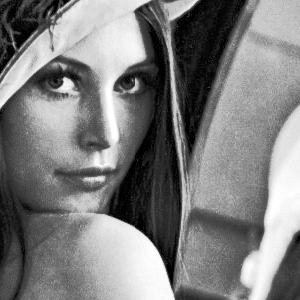
#> input picture proj_3/0302/HEImage_c.bmp, 300 x 300 px
$ python proj_03-02-a.py
#> lines starting #> are read from the running program, lines starting #| are printed output that depends on the picture
# Write a computer program for computing
# the histogram of an image.

from PIL import Image, ImageDraw
import matplotlib.pyplot as plt
import numpy as np

# open an image and get its information
im = Image.open('HEImage_c.bmp')
#> im is the input picture: PIL image 300x300 L; min 0, max 254, mean 125.9
data = im.load()
width, height = im.size
#> width = 300; height = 300
p = [0] * ( width * height )
k = 0

for i in range(width):
	for j in range(height):
			# put the grey level of each pixel into an array
			p[k] = data[i, j]
			k += 1
#> after the loop, k = 90000; p = 90000 items

# the_max is max(p) plus 2 because
# because each rect in the the histogram cover an interval of 1, here should plus 1
# and the numpy arrage method's second argument is the total number
# of the new array, not the max num, here should plus 1 too
the_max = max(p) + 2
#> the_max = 256
the_min = 0

# represents the edge of the histogram
bins = np.arange(the_min, the_max, 1)
#> bins = 256 values from 0 to 255

plt.hist(p, bins, color='red')

plt.show()
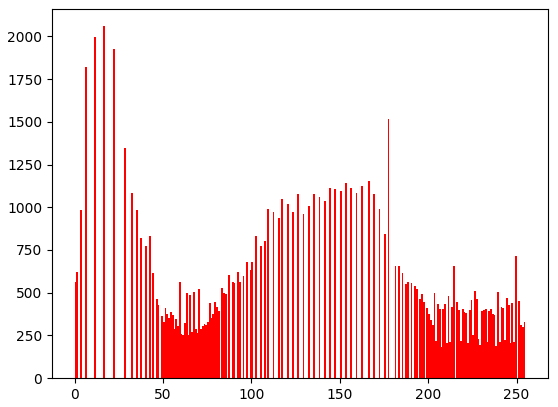
#> figure drawn by matplotlib, 1 panel; tallest bar 2059 high, from x = 16 to 17

$ run again, with proj_3/0302/HEImage_a.bmp copied over proj_3/0302/HEImage_c.bmp
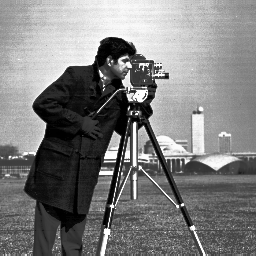
#> input picture proj_3/0302/HEImage_a.bmp, 256 x 256 px
#> im is the input picture: PIL image 256x256 L; min 0, max 254, mean 125.7
#> after the loop `for i in range(width):`: k = 65536; p = 65536 items
#> the_max = 256
#> `plt.show()`:
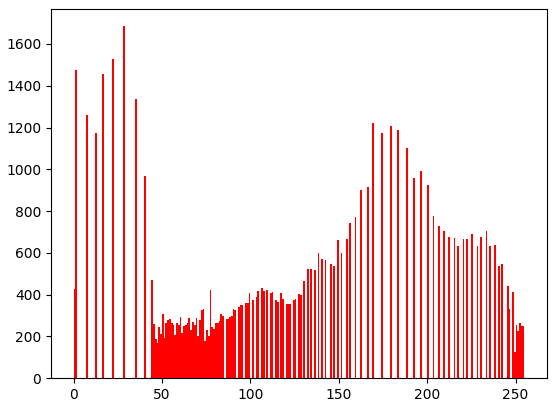
#> figure drawn by matplotlib, 1 panel; tallest bar 1685 high, from x = 28 to 29

$ run again, with proj_3/0302/HEImage_b.bmp copied over proj_3/0302/HEImage_c.bmp
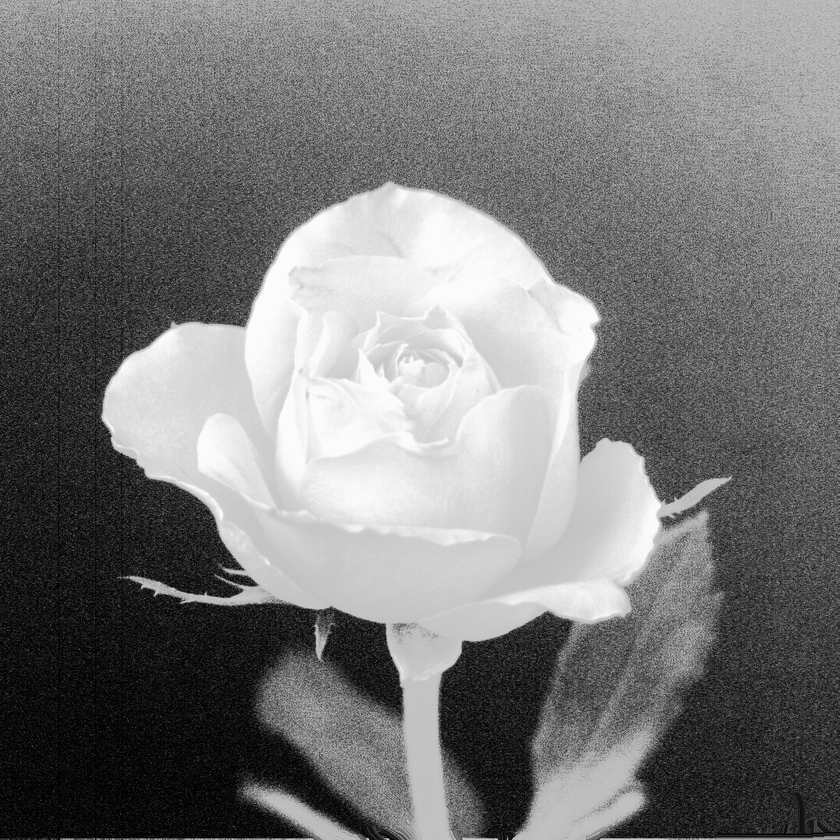
#> input picture proj_3/0302/HEImage_b.bmp, 840 x 840 px, shrunk from 1024 x 1024 before the run
#> im is the input picture: PIL image 840x840 L; min 0, max 254, mean 121.8
#> after the loop `for i in range(width):`: k = 705600; p = 705600 items
#> the_max = 256
#> `plt.show()`:
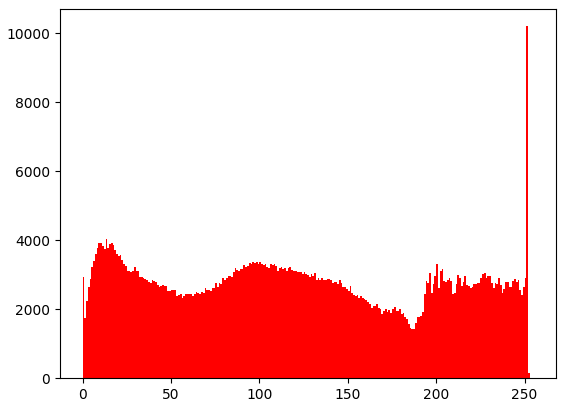
#> figure drawn by matplotlib, 1 panel; tallest bar 10200 high, from x = 251 to 252
